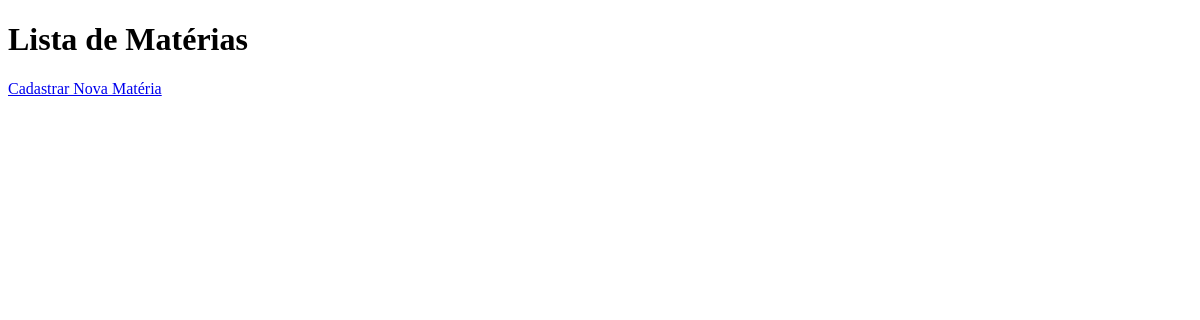
The app's page /materias/list/, older data.
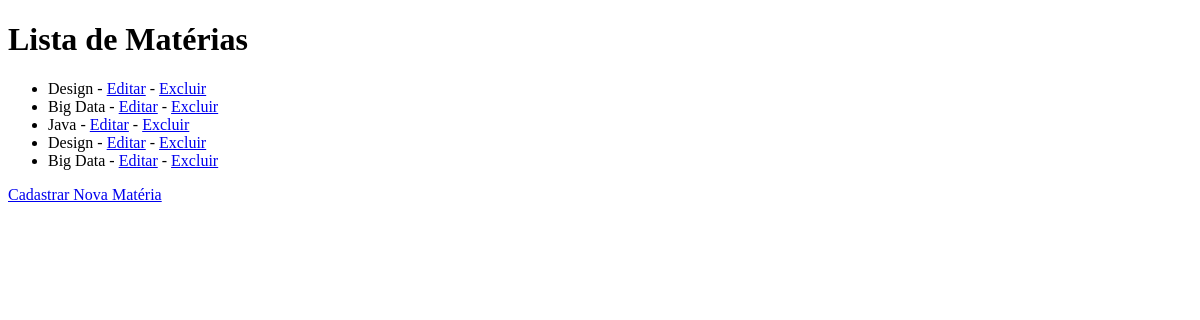
The same page, newer data.
### materias/models.py (models this page shows, shortened)
class Materia(models.Model):
    nome = models.CharField(max_length=100)
    semestre = models.IntegerField(validators=[MaxValueValidator(12), MinValueValidator(1)])
    professor = models.ForeignKey(Professor, on_delete=models.CASCADE, blank=True, null=True)
    horarios_por_dia = models.JSONField(default=dict)  # Ex: {"2": ["08:00-10:00"], "3": ["14:00-16:00"]}

### materias/views.py (the view)
# urls.py: path('list/', materia_list, name='materia_list'),
def materia_list(request):
    materias = Materia.objects.all()
    return render(request, 'materias/materia_list.html', {'materias': materias})

### materias/templates/materias/materia_list.html (shortened to what this page needs)
<!DOCTYPE html>
<html lang="pt-br">
<head>
</head>
<body>
    <h1>Lista de Matérias</h1>
    <ul>
        {% for materia in materias %}
            <li>{{ materia.nome }} - <a href="{% url 'materia_update' materia.pk %}">Editar</a> - <a href="{% url 'materia_delete' materia.pk %}">Excluir</a></li>
        {% endfor %}
    </ul>
    <a href="{% url 'materia_create' %}">Cadastrar Nova Matéria</a>
</body>
</html>

Row changes from the older to the newer data that the page shows:
added Materia: nome "Design"
added Materia: nome "Big Data"
added Materia: nome "Java"
added Materia: nome "Design"
added Materia: nome "Big Data"
